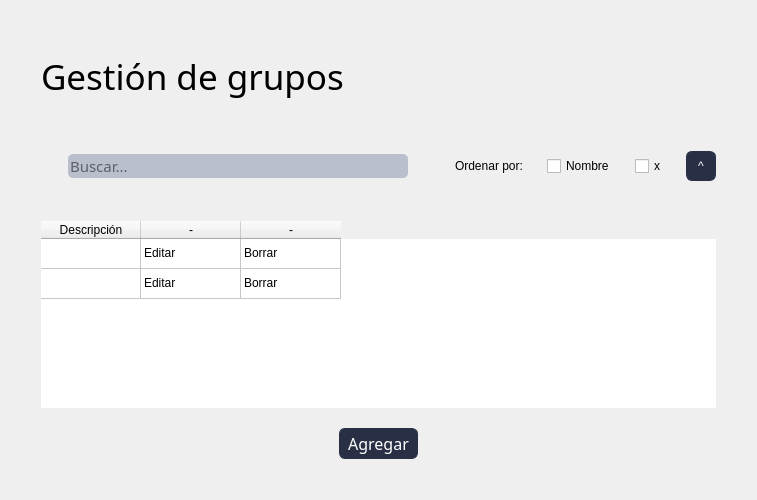
<?xml version="1.0" encoding="UTF-8"?>
<ui version="4.0">
 <class>Form</class>
 <widget class="QWidget" name="Form">
  <property name="geometry">
   <rect>
    <x>0</x>
    <y>0</y>
    <width>725</width>
    <height>500</height>
   </rect>
  </property>
  <property name="windowTitle">
   <string>Form</string>
  </property>
  <property name="styleSheet">
   <string notr="true">*{
    font-family: 'Oswald', sans-serif;
    font-weight: 400;
}

QMenuBar{
    background-color: #293045;
    padding: 0;    
    font-size: 14px;
    color:white;
}

QMenuBar:item{
    padding: 17px;
    border-radius: 10px;

}

QMenuBar:item:selected{
    background-color: #768AC5;
    color:black;
    border-radius: 5px;
    margin: 10px;
    
    

}

QMenu{
    background-color: #293045;

    color: white;
}

QMenu:item{
    padding: 5px;
    border-radius: 5px;
}

QMenu:item:selected{
    background-color: #768AC5;
    color:white;

}
Qmenu#icon{
   icon:size 40px; 
    
}


QRadioButton:indicator{
    border-style: solid;
    border-color:  #293045;
    border-radius: 6%;
    border-width:  2px;
    background-color: #BABFCE;
}
QRadioButton::indicator:checked{
    background-color: #768AC5;
}

#label{
    font-size: 35px;
}

#usuariosLabel{
    font-size: 14px;
}

#contraseALabel{
    font-size: 14px;
}

#usuariosLineEdit{
    width: 170px;
    height: 20px;
    border-radius: 10px;
}

#passwordLineEdit{
    width: 170px;
    height: 20px;
    border-radius: 10px;
}

#labelprofesores{
    font-size: 26px;
}

QLineEdit{
    border-radius: 5px;
    background-color: #BABFCE;
    
}

#title{
    width: 100px;
    height: 200px;
}



QPushButton{
    border-color:#293045;
    border-style: solid;
    border-width: 1px;
    border-radius: 6px;
    background-color: #293045;
    color:#ffffff;
    padding: 3px 8px;

}
QPushButton:hover{
    background-color:#768AC5;
    color:#293045;
}
QPushButton:pressed {
    background-color: #293045;

}

#pushButton_5{
    padding: 10px;
    background-color: #768AC5;
    border-radius: 15%;
}

</string>
  </property>
  <layout class="QHBoxLayout" name="horizontalLayout_4">
   <item>
    <layout class="QVBoxLayout" name="verticalLayout">
     <property name="spacing">
      <number>20</number>
     </property>
     <property name="leftMargin">
      <number>30</number>
     </property>
     <property name="topMargin">
      <number>30</number>
     </property>
     <property name="rightMargin">
      <number>30</number>
     </property>
     <property name="bottomMargin">
      <number>30</number>
     </property>
     <item>
      <widget class="QLabel" name="label">
       <property name="sizePolicy">
        <sizepolicy hsizetype="Fixed" vsizetype="Fixed">
         <horstretch>0</horstretch>
         <verstretch>0</verstretch>
        </sizepolicy>
       </property>
       <property name="minimumSize">
        <size>
         <width>0</width>
         <height>70</height>
        </size>
       </property>
       <property name="font">
        <font>
         <family>Oswald</family>
         <pointsize>-1</pointsize>
         <weight>50</weight>
         <bold>false</bold>
        </font>
       </property>
       <property name="text">
        <string>Gestión de grupos</string>
       </property>
      </widget>
     </item>
     <item>
      <layout class="QHBoxLayout" name="horizontalLayout_2">
       <item>
        <widget class="QLabel" name="label_2">
         <property name="sizePolicy">
          <sizepolicy hsizetype="Fixed" vsizetype="Fixed">
           <horstretch>0</horstretch>
           <verstretch>0</verstretch>
          </sizepolicy>
         </property>
         <property name="text">
          <string/>
         </property>
         <property name="pixmap">
          <pixmap>Nueva carpeta/lupa.png</pixmap>
         </property>
        </widget>
       </item>
       <item>
        <widget class="QLineEdit" name="lineEdit">
         <property name="sizePolicy">
          <sizepolicy hsizetype="Maximum" vsizetype="Fixed">
           <horstretch>0</horstretch>
           <verstretch>0</verstretch>
          </sizepolicy>
         </property>
         <property name="minimumSize">
          <size>
           <width>340</width>
           <height>0</height>
          </size>
         </property>
         <property name="font">
          <font>
           <family>Oswald</family>
           <pointsize>11</pointsize>
           <weight>50</weight>
           <bold>false</bold>
          </font>
         </property>
         <property name="styleSheet">
          <string notr="true"/>
         </property>
         <property name="placeholderText">
          <string>Buscar...</string>
         </property>
        </widget>
       </item>
       <item>
        <layout class="QHBoxLayout" name="horizontalLayout_3">
         <property name="topMargin">
          <number>20</number>
         </property>
         <property name="bottomMargin">
          <number>20</number>
         </property>
         <item>
          <widget class="QLabel" name="label_4">
           <property name="maximumSize">
            <size>
             <width>35</width>
             <height>16777215</height>
            </size>
           </property>
           <property name="text">
            <string/>
           </property>
          </widget>
         </item>
         <item>
          <widget class="QLabel" name="label_7">
           <property name="sizePolicy">
            <sizepolicy hsizetype="Fixed" vsizetype="Preferred">
             <horstretch>0</horstretch>
             <verstretch>0</verstretch>
            </sizepolicy>
           </property>
           <property name="minimumSize">
            <size>
             <width>0</width>
             <height>0</height>
            </size>
           </property>
           <property name="text">
            <string>Ordenar por: </string>
           </property>
          </widget>
         </item>
         <item>
          <widget class="QCheckBox" name="checkBox">
           <property name="sizePolicy">
            <sizepolicy hsizetype="Fixed" vsizetype="Fixed">
             <horstretch>0</horstretch>
             <verstretch>0</verstretch>
            </sizepolicy>
           </property>
           <property name="text">
            <string>Nombre</string>
           </property>
          </widget>
         </item>
         <item>
          <widget class="QCheckBox" name="checkBox_2">
           <property name="text">
            <string>x</string>
           </property>
          </widget>
         </item>
         <item>
          <spacer name="horizontalSpacer_2">
           <property name="orientation">
            <enum>Qt::Horizontal</enum>
           </property>
           <property name="sizeHint" stdset="0">
            <size>
             <width>40</width>
             <height>20</height>
            </size>
           </property>
          </spacer>
         </item>
         <item>
          <widget class="QPushButton" name="pushButton">
           <property name="sizePolicy">
            <sizepolicy hsizetype="Fixed" vsizetype="Fixed">
             <horstretch>0</horstretch>
             <verstretch>0</verstretch>
            </sizepolicy>
           </property>
           <property name="minimumSize">
            <size>
             <width>30</width>
             <height>30</height>
            </size>
           </property>
           <property name="maximumSize">
            <size>
             <width>30</width>
             <height>30</height>
            </size>
           </property>
           <property name="text">
            <string>^</string>
           </property>
          </widget>
         </item>
        </layout>
       </item>
      </layout>
     </item>
     <item>
      <widget class="QTableWidget" name="grupos">
       <property name="sizePolicy">
        <sizepolicy hsizetype="Expanding" vsizetype="Expanding">
         <horstretch>0</horstretch>
         <verstretch>0</verstretch>
        </sizepolicy>
       </property>
       <property name="frameShape">
        <enum>QFrame::NoFrame</enum>
       </property>
       <property name="frameShadow">
        <enum>QFrame::Plain</enum>
       </property>
       <property name="sortingEnabled">
        <bool>true</bool>
       </property>
       <attribute name="verticalHeaderVisible">
        <bool>false</bool>
       </attribute>
       <row>
        <property name="text">
         <string/>
        </property>
       </row>
       <row>
        <property name="text">
         <string/>
        </property>
       </row>
       <column>
        <property name="text">
         <string>Descripción</string>
        </property>
       </column>
       <column>
        <property name="text">
         <string>-</string>
        </property>
       </column>
       <column>
        <property name="text">
         <string>-</string>
        </property>
       </column>
       <item row="0" column="1">
        <property name="text">
         <string>Editar</string>
        </property>
       </item>
       <item row="0" column="2">
        <property name="text">
         <string>Borrar</string>
        </property>
       </item>
       <item row="1" column="1">
        <property name="text">
         <string>Editar</string>
        </property>
       </item>
       <item row="1" column="2">
        <property name="text">
         <string>Borrar</string>
        </property>
       </item>
      </widget>
     </item>
     <item>
      <layout class="QHBoxLayout" name="horizontalLayout">
       <property name="leftMargin">
        <number>60</number>
       </property>
       <property name="rightMargin">
        <number>60</number>
       </property>
       <item>
        <spacer name="horizontalSpacer_3">
         <property name="orientation">
          <enum>Qt::Horizontal</enum>
         </property>
         <property name="sizeHint" stdset="0">
          <size>
           <width>40</width>
           <height>20</height>
          </size>
         </property>
        </spacer>
       </item>
       <item>
        <widget class="QPushButton" name="pushButton_2">
         <property name="font">
          <font>
           <family>Oswald</family>
           <pointsize>12</pointsize>
           <weight>50</weight>
           <bold>false</bold>
          </font>
         </property>
         <property name="styleSheet">
          <string notr="true"/>
         </property>
         <property name="text">
          <string>Agregar</string>
         </property>
        </widget>
       </item>
       <item>
        <spacer name="horizontalSpacer">
         <property name="orientation">
          <enum>Qt::Horizontal</enum>
         </property>
         <property name="sizeHint" stdset="0">
          <size>
           <width>40</width>
           <height>20</height>
          </size>
         </property>
        </spacer>
       </item>
      </layout>
     </item>
    </layout>
   </item>
  </layout>
 </widget>
 <resources/>
 <connections/>
</ui>
